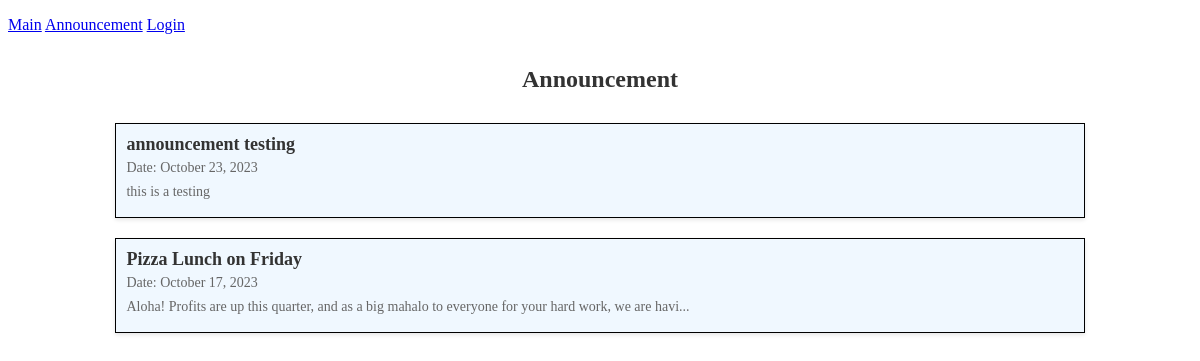
Screenshot of /announcement/ with the database file from the repository.
### main/models.py (models this page shows, shortened)
class Announcement(models.Model):
    title = models.CharField(max_length=255)
    author = models.CharField(max_length=255, default="Management")
    date_added = models.DateTimeField(auto_now_add=True)
    content = models.TextField()
    read = models.BooleanField(default=False)

### main/views.py (the view)
# urls.py: path('announcement/', views.announcement, name='announcement'),
def announcement(request):
    sort_by = request.GET.get('sort_by', '-date_added')  # Default to sorting by date
    announcements = Announcement.objects.all().order_by(sort_by)
    return render(request, 'main/announcement.html', {'announcements': announcements})

### main/templates/main/announcement.html (shortened to what this page needs)
{% extends "main/base.html" %}
{% block content %}
<div class="announcement-list">
    <h1 class="announcement-heading">Announcement</h1>
    {% for announcement in announcements %}
    <div class="announcement">
        <a href="{% url 'main:announcement_detail' announcement.id %}" class="announcement-title">{{ announcement.title }}</a>
        <p class="announcement-date">Date: {{ announcement.date_added | date:"F j, Y" }}</p>
        <p class="announcement-content">
            {% if announcement.content|length > 100 %}
                {{ announcement.content|slice:":100" }}...
            {% else %}
                {{ announcement.content }}
            {% endif %}
        </p>
    </div>
    {% endfor %}
</div>
{% endblock content %}

### main/static/style.css (style rules this page uses)
.announcement-list { display: flex; flex-direction: column; align-items: center; }
.announcement { background-color: AliceBlue; border: 1px solid black; padding: 10px; width: 80%; margin: 10px 0; box-shadow: 0 2px 4px rgba(0, 0, 0, 0.1); }
.announcement-title { font-size: 18px; font-weight: bold; text-decoration: none; color: #333; }
.announcement-date, .announcement-content { font-size: 14px; color: #666; margin: 5px 0; }
.announcement-content { line-height: 1.5; }
.announcement-heading { font-size: 24px; color: #333; margin-bottom: 20px; }
h1 { font-size: 24px; color: #333; }

### rows the page displays
Announcement: title "announcement testing", date_added "October 23, 2023", content "this is a testing"
Announcement: title "Pizza Lunch on Friday", date_added "October 17, 2023", content "Aloha! Profits are up this quarter, and as a big mahalo to everyone for your hard work, we are havi"
